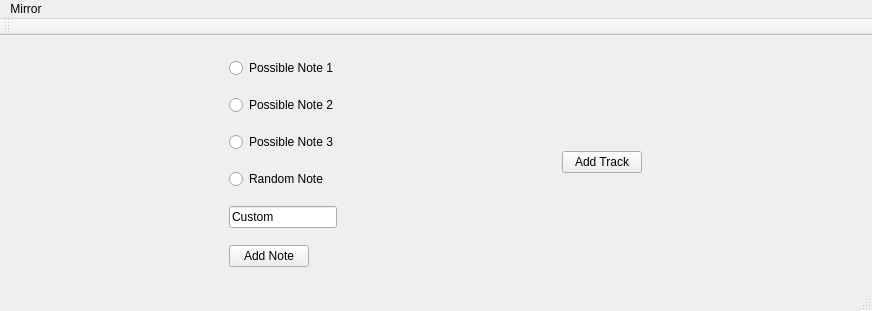
<?xml version="1.0" encoding="UTF-8"?>
<ui version="4.0">
 <class>MainWindow</class>
 <widget class="QMainWindow" name="MainWindow">
  <property name="geometry">
   <rect>
    <x>0</x>
    <y>0</y>
    <width>872</width>
    <height>311</height>
   </rect>
  </property>
  <property name="sizePolicy">
   <sizepolicy hsizetype="Fixed" vsizetype="Preferred">
    <horstretch>0</horstretch>
    <verstretch>0</verstretch>
   </sizepolicy>
  </property>
  <property name="windowTitle">
   <string>MainWindow</string>
  </property>
  <widget class="QWidget" name="centralWidget">
   <property name="sizePolicy">
    <sizepolicy hsizetype="MinimumExpanding" vsizetype="Preferred">
     <horstretch>0</horstretch>
     <verstretch>0</verstretch>
    </sizepolicy>
   </property>
   <layout class="QHBoxLayout" name="horizontalLayout">
    <item>
     <layout class="QVBoxLayout" name="verticalLayout_2" stretch="0,0,0,0,0,0">
      <item>
       <widget class="QRadioButton" name="note1">
        <property name="sizePolicy">
         <sizepolicy hsizetype="Fixed" vsizetype="Fixed">
          <horstretch>0</horstretch>
          <verstretch>0</verstretch>
         </sizepolicy>
        </property>
        <property name="text">
         <string>Possible Note 1</string>
        </property>
       </widget>
      </item>
      <item>
       <widget class="QRadioButton" name="note2">
        <property name="sizePolicy">
         <sizepolicy hsizetype="Fixed" vsizetype="Fixed">
          <horstretch>0</horstretch>
          <verstretch>0</verstretch>
         </sizepolicy>
        </property>
        <property name="text">
         <string>Possible Note 2</string>
        </property>
       </widget>
      </item>
      <item>
       <widget class="QRadioButton" name="note3">
        <property name="sizePolicy">
         <sizepolicy hsizetype="Fixed" vsizetype="Fixed">
          <horstretch>0</horstretch>
          <verstretch>0</verstretch>
         </sizepolicy>
        </property>
        <property name="text">
         <string>Possible Note 3</string>
        </property>
       </widget>
      </item>
      <item>
       <widget class="QRadioButton" name="random_note">
        <property name="sizePolicy">
         <sizepolicy hsizetype="Fixed" vsizetype="Fixed">
          <horstretch>0</horstretch>
          <verstretch>0</verstretch>
         </sizepolicy>
        </property>
        <property name="text">
         <string>Random Note</string>
        </property>
       </widget>
      </item>
      <item>
       <widget class="QLineEdit" name="custom_note">
        <property name="sizePolicy">
         <sizepolicy hsizetype="Maximum" vsizetype="Maximum">
          <horstretch>0</horstretch>
          <verstretch>0</verstretch>
         </sizepolicy>
        </property>
        <property name="inputMask">
         <string/>
        </property>
        <property name="text">
         <string>Custom</string>
        </property>
       </widget>
      </item>
      <item>
       <widget class="QPushButton" name="pushButton_3">
        <property name="sizePolicy">
         <sizepolicy hsizetype="Maximum" vsizetype="Fixed">
          <horstretch>0</horstretch>
          <verstretch>0</verstretch>
         </sizepolicy>
        </property>
        <property name="text">
         <string>Add Note</string>
        </property>
       </widget>
      </item>
     </layout>
    </item>
    <item>
     <layout class="QVBoxLayout" name="verticalLayout">
      <property name="sizeConstraint">
       <enum>QLayout::SetMinimumSize</enum>
      </property>
      <item>
       <layout class="QHBoxLayout" name="track"/>
      </item>
      <item>
       <widget class="QPushButton" name="add_track_btn">
        <property name="sizePolicy">
         <sizepolicy hsizetype="Maximum" vsizetype="Fixed">
          <horstretch>0</horstretch>
          <verstretch>0</verstretch>
         </sizepolicy>
        </property>
        <property name="text">
         <string>Add Track</string>
        </property>
       </widget>
      </item>
     </layout>
    </item>
   </layout>
  </widget>
  <widget class="QMenuBar" name="menuBar">
   <property name="geometry">
    <rect>
     <x>0</x>
     <y>0</y>
     <width>872</width>
     <height>22</height>
    </rect>
   </property>
   <property name="defaultUp">
    <bool>false</bool>
   </property>
   <widget class="QMenu" name="menuMirror">
    <property name="title">
     <string>Mirror</string>
    </property>
    <addaction name="actionOptions"/>
   </widget>
   <addaction name="menuMirror"/>
  </widget>
  <widget class="QToolBar" name="mainToolBar">
   <attribute name="toolBarArea">
    <enum>TopToolBarArea</enum>
   </attribute>
   <attribute name="toolBarBreak">
    <bool>false</bool>
   </attribute>
  </widget>
  <widget class="QStatusBar" name="statusBar"/>
  <action name="actionOptions">
   <property name="text">
    <string>options</string>
   </property>
  </action>
 </widget>
 <layoutdefault spacing="6" margin="11"/>
 <resources/>
 <connections/>
</ui>
